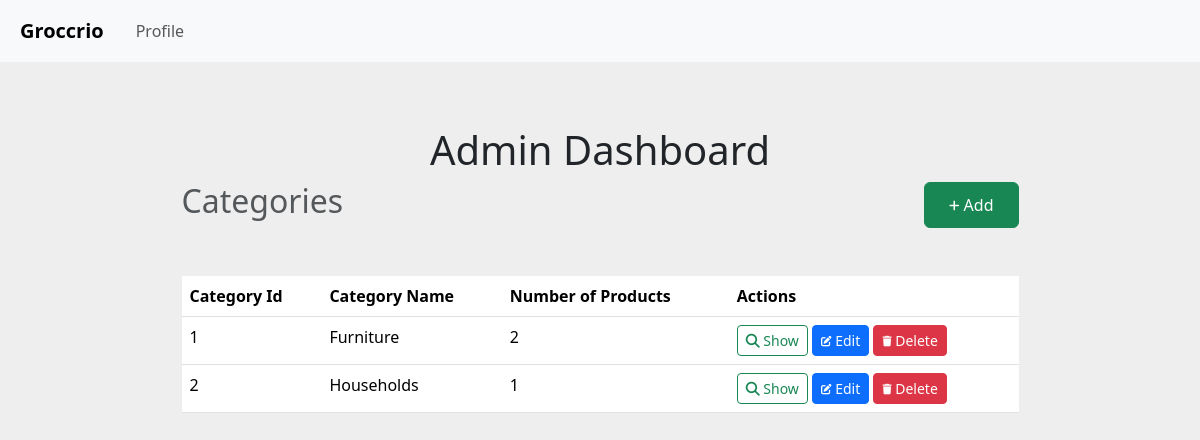
Screenshot of / (signed in) with the database file from the repository.
### models.py (models this page shows)
class Category(db.Model):
  __tablename__ = 'category'
  id = db.Column(db.Integer, primary_key=True)
  name = db.Column(db.String(64), nullable=False)
  products = db.relationship('Product', backref='category', lazy=True)

### routes.py (the view, shortened to what this page needs)
@app.route('/')
@auth_required
def index():
  user = User.query.get(session['user_id'])
  return render_template('admin.html', user=user, categories=Category.query.all())

### routes.py (called while the page is built)
def auth_required(func):
  @wraps(func)
  def wrapper(*args, **kwargs):
    if 'user_id' not in session:
      flash("Please login to continue.")
      return redirect(url_for('login'))
    return func(*args, **kwargs)
  return wrapper

### templates/admin.html (shortened to what this page needs)
{% extends 'layout.html' %} {% block title %} Admin - Groccrio {% endblock %} {%
block content %}
<h1>Admin Dashboard</h1>
<div class="d-flex justify-content-between w-75">
  <h2 class="text-muted">Categories</h2>
  <a
    class="btn btn-success px-4 d-flex align-items-center justify-content-center"
    href="{{url_for('add_category')}}"
  >
    <span class="">
      <i class="fas fa-plus fa-xs"></i>
      Add
    </span>
  </a>
</div>
<table class="table mt-5 w-75">
  <thead>
    <tr>
      <th>Category Id</th>
      <th>Category Name</th>
      <th>Number of Products</th>
      <th>Actions</th>
    </tr>
  </thead>
  <tbody>
    {% for category in categories %}
    <tr>
      <td>{{category.id}}</td>
      <td>{{category.name}}</td>
      <td>{{category.products|length}}</td>
      <td class="">
        <a
          href="{{url_for('show_category', id = category.id)}}"
          class="btn btn-outline-success btn-sm"
        >
          <i class="fas fa-search"></i>
          Show
        </a>
        <a
          href="{{url_for('edit_category', id=category.id)}}"
          class="btn btn-primary btn-sm"
          > Edit</a
        >
        <a
          href="{{url_for('delete_category', id=category.id)}}"
          class="btn btn-danger btn-sm"
          > Delete</a
        >
      </td>
    </tr>
    {%endfor%}
  </tbody>
</table>
{%endblock %}

### templates/admin.html (style rules this page uses)
body { background-color: #eeeeee; }
h1 { margin-top: 64px; }
h1, h2, h3 { text-align: center; }

### rows the page displays
Category: id "1", name "Furniture", products|length "2"
Category: id "2", name "Households", products|length "1"
